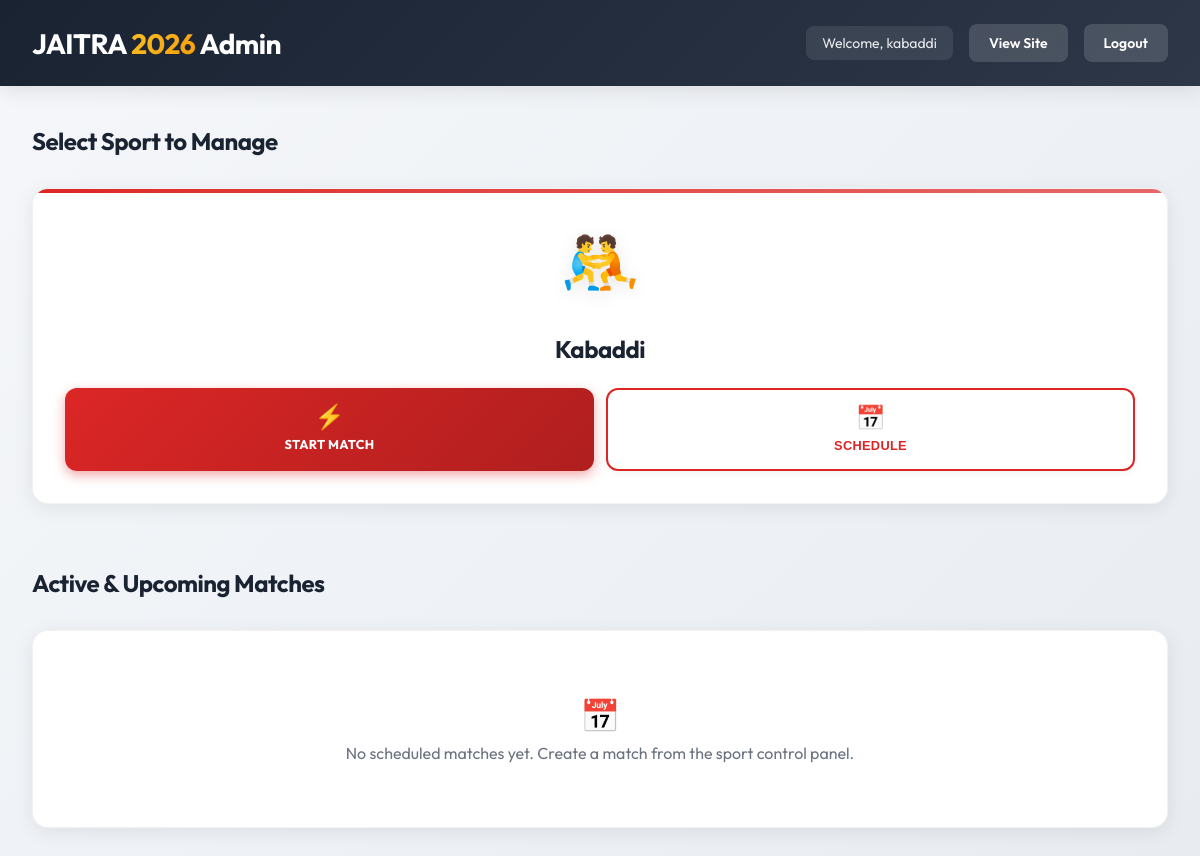
Before: /admin/dashboard.php (signed in) with the older database file.
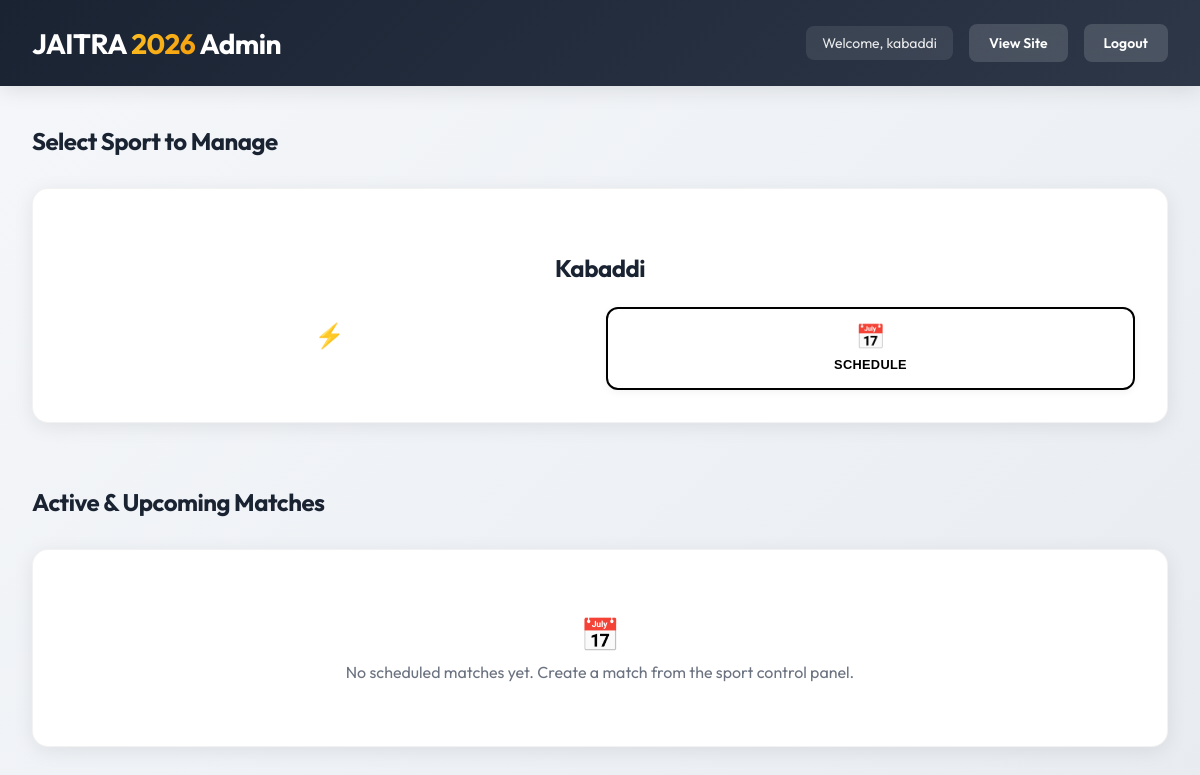
After: the same page with the newer database file.
### tables this page shows
CREATE TABLE `sports` (
  `id` int(11) NOT NULL,
  `name` varchar(50) NOT NULL
);

### admin/auth.php (called while the page is built, shortened)
<?php
function getAdminUsername() {
    return $_SESSION['admin_username'] ?? '';
}
?>

### admin/dashboard.php (the view, shortened to what this page needs)
<?php
require_once 'auth.php';
require_once '../db_connect.php';
$allowed_sport_id = getAllowedSportId();
$username = getAdminUsername();
if ($allowed_sport_id === null) {
    $stmt = $conn->query("SELECT * FROM sports ORDER BY id");
} else {
    $stmt = $conn->prepare("SELECT * FROM sports WHERE id = :id");
    $stmt->execute(['id' => $allowed_sport_id]);
}
$sports = $stmt->fetchAll();
$matchQuery = "SELECT m.*, s.name as sport_name,
               t1.name as team1_name, t1.college_name as team1_college,
               t2.name as team2_name, t2.college_name as team2_college
               FROM matches m
               JOIN sports s ON m.sport_id = s.id
               JOIN teams t1 ON m.team1_id = t1.id
               JOIN teams t2 ON m.team2_id = t2.id
               WHERE m.status IN ('upcoming', 'live')";
if ($allowed_sport_id !== null) {
    $matchQuery .= " AND m.sport_id = :sport_id";
}
$matchQuery .= " ORDER BY CASE WHEN m.status = 'live' THEN 0 ELSE 1 END, m.match_time ASC LIMIT 10";
$matchStmt = $conn->prepare($matchQuery);
if ($allowed_sport_id !== null) {
    $matchStmt->execute(['sport_id' => $allowed_sport_id]);
} else {
    $matchStmt->execute();
}
$matches = $matchStmt->fetchAll();
$sportColors = [
    'kabaddi' => '#dc2626',
    'volleyball' => '#6366f1',
    'badminton' => '#0891b2',
    'pickleball' => '#059669'
];
$sportEmojis = [
    'kabaddi' => '🤼',
    'volleyball' => '🏐',
    'badminton' => '🏸',
    'pickleball' => '🥒'
];
?>
<!DOCTYPE html>
<html lang="en">
<head>
</head>
<body>
    <header class="header">
        <h1>JAITRA <span>2026</span> Admin</h1>
        <div class="header-actions">
            <span>Welcome, <?= htmlspecialchars($username) ?></span>
            <a href="../index.php" class="btn btn-light">View Site</a>
            <a href="logout.php" class="btn btn-light">Logout</a>
        </div>
    </header>
    <div class="container">
        <h2 class="section-title">Select Sport to Manage</h2>
        <div class="sports-grid">
            <?php foreach ($sports as $sport): ?>
                <div class="sport-card" style="--sport-color: <?= $sportColors[$sport['name']] ?>">
                    <div class="sport-emoji"><?= $sportEmojis[$sport['name']] ?></div>
                    <div class="sport-name"><?= ucfirst($sport['name']) ?></div>
                    <div class="sport-actions">
                        <a href="control.php?sport=<?= $sport['id'] ?>" class="sport-btn sport-btn-primary">
                            <span class="btn-icon">⚡</span>
                            <span class="btn-text">Start Match</span>
                        </a>
                        <button onclick="openScheduleModal(<?= $sport['id'] ?>, '<?= $sport['name'] ?>')" class="sport-btn sport-btn-secondary">
                            <span class="btn-icon">📅</span>
                            <span class="btn-text">Schedule</span>
                        </button>
                    </div>
                </div>
            <?php endforeach; ?>
        </div>
        <h2 class="section-title">Active & Upcoming Matches</h2>
        <div class="matches-list">
            <?php if (empty($matches)): ?>
                <div class="empty-state">
                    <div style="font-size:2rem">📅</div>
                    <p>No scheduled matches yet. Create a match from the sport control panel.</p>
                </div>
            <?php endif; ?>
        </div>
    </div>
</body>
</html>

### admin/dashboard.php (style rules this page uses)
* { margin: 0; padding: 0; box-sizing: border-box; }
body { font-family: 'Outfit', sans-serif; background: linear-gradient(135deg, #f5f7fa 0%, #e8ecf1 100%); min-height: 100vh; }
.header { background: linear-gradient(135deg, #1a2332 0%, #2d3748 100%); color: white; padding: 1.5rem 2rem; display: flex; justify-content: space-between; align-items: center; box-shadow: 0 4px 20px rgba(0,0,0,0.1); }
.header h1 { font-size: 1.75rem; font-weight: 700; letter-spacing: -0.5px; }
.header h1 span { background: linear-gradient(135deg, #fbbf24 0%, #f59e0b 100%); -webkit-background-clip: text; -webkit-text-fill-color: transparent; background-clip: text; }
.header-actions { display: flex; gap: 1rem; align-items: center; }
.header-actions span { opacity: 0.9; font-size: 0.875rem; padding: 0.5rem 1rem; background: rgba(255,255,255,0.1); border-radius: 8px; }
.btn { padding: 0.625rem 1.25rem; border-radius: 8px; text-decoration: none; font-weight: 600; font-size: 0.875rem; transition: all 0.3s ease; border: none; cursor: pointer; }
.btn-light { background: rgba(255,255,255,0.15); color: white; backdrop-filter: blur(10px); }
.container { max-width: 1400px; margin: 0 auto; padding: 2.5rem 2rem; }
.section-title { font-size: 1.5rem; color: #1a2332; margin-bottom: 2rem; font-weight: 700; letter-spacing: -0.5px; }
.sports-grid { display: grid; grid-template-columns: repeat(auto-fit, minmax(280px, 1fr)); gap: 2rem; margin-bottom: 4rem; }
.sport-card { background: white; border-radius: 16px; padding: 2rem; text-align: center; box-shadow: 0 4px 20px rgba(0,0,0,0.08); transition: all 0.4s cubic-bezier(0.4, 0, 0.2, 1); text-decoration: none; color: inherit; border: 1px solid rgba(0,0,0,0.05); display: flex; flex-direction: column; gap: 1.5rem; position: relative; overflow: hidden; }
.sport-card::before { content: ''; position: absolute; top: 0; left: 0; right: 0; height: 4px; background: linear-gradient(90deg, var(--sport-color), color-mix(in srgb, var(--sport-color) 70%, white)); }
.sport-name { font-size: 1.5rem; font-weight: 700; color: #1a2332; margin-bottom: auto; letter-spacing: -0.5px; }
.sport-actions { display: grid; grid-template-columns: 1fr 1fr; gap: 0.75rem; margin-top: auto; }
.sport-btn { padding: 1rem; border-radius: 12px; text-decoration: none; font-weight: 600; font-size: 0.875rem; transition: all 0.3s cubic-bezier(0.4, 0, 0.2, 1); border: none; cursor: pointer; display: flex; flex-direction: column; align-items: center; gap: 0.5rem; position: relative; overflow: hidden; }
.sport-btn::before { content: ''; position: absolute; top: 0; left: -100%; width: 100%; height: 100%; background: linear-gradient(90deg, transparent, rgba(255,255,255,0.3), transparent); transition: left 0.5s; }
.sport-btn-primary { background: linear-gradient(135deg, var(--sport-color), color-mix(in srgb, var(--sport-color) 80%, black)); color: white; box-shadow: 0 4px 12px color-mix(in srgb, var(--sport-color) 40%, transparent); }
.sport-btn-secondary { background: white; color: var(--sport-color); border: 2px solid var(--sport-color); box-shadow: 0 2px 8px rgba(0,0,0,0.05); }
.btn-icon { font-size: 1.5rem; line-height: 1; }
.btn-text { font-size: 0.8rem; font-weight: 700; letter-spacing: 0.3px; text-transform: uppercase; }
.matches-list { background: white; border-radius: 16px; overflow: hidden; box-shadow: 0 4px 20px rgba(0,0,0,0.08); border: 1px solid rgba(0,0,0,0.05); }
.empty-state { padding: 4rem; text-align: center; color: #6b7280; }
.empty-state p { margin-top: 0.5rem; }
.sport-emoji { font-size: 4rem; margin-bottom: 0.5rem; filter: drop-shadow(0 4px 8px rgba(0,0,0,0.1)); }

Changed rows visible on the page:
changed sports "Kabaddi": name "🤼" → (not shown)
